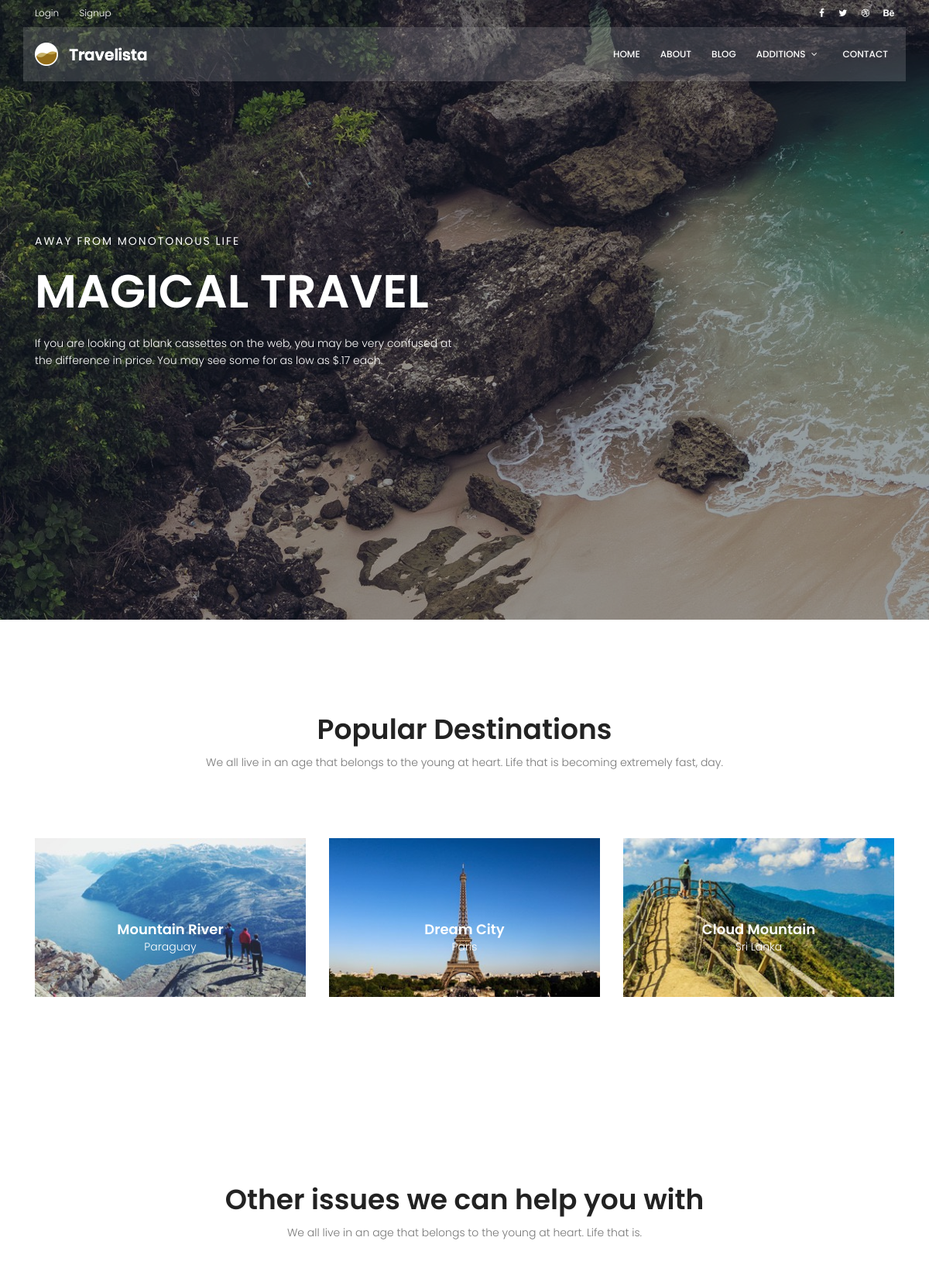
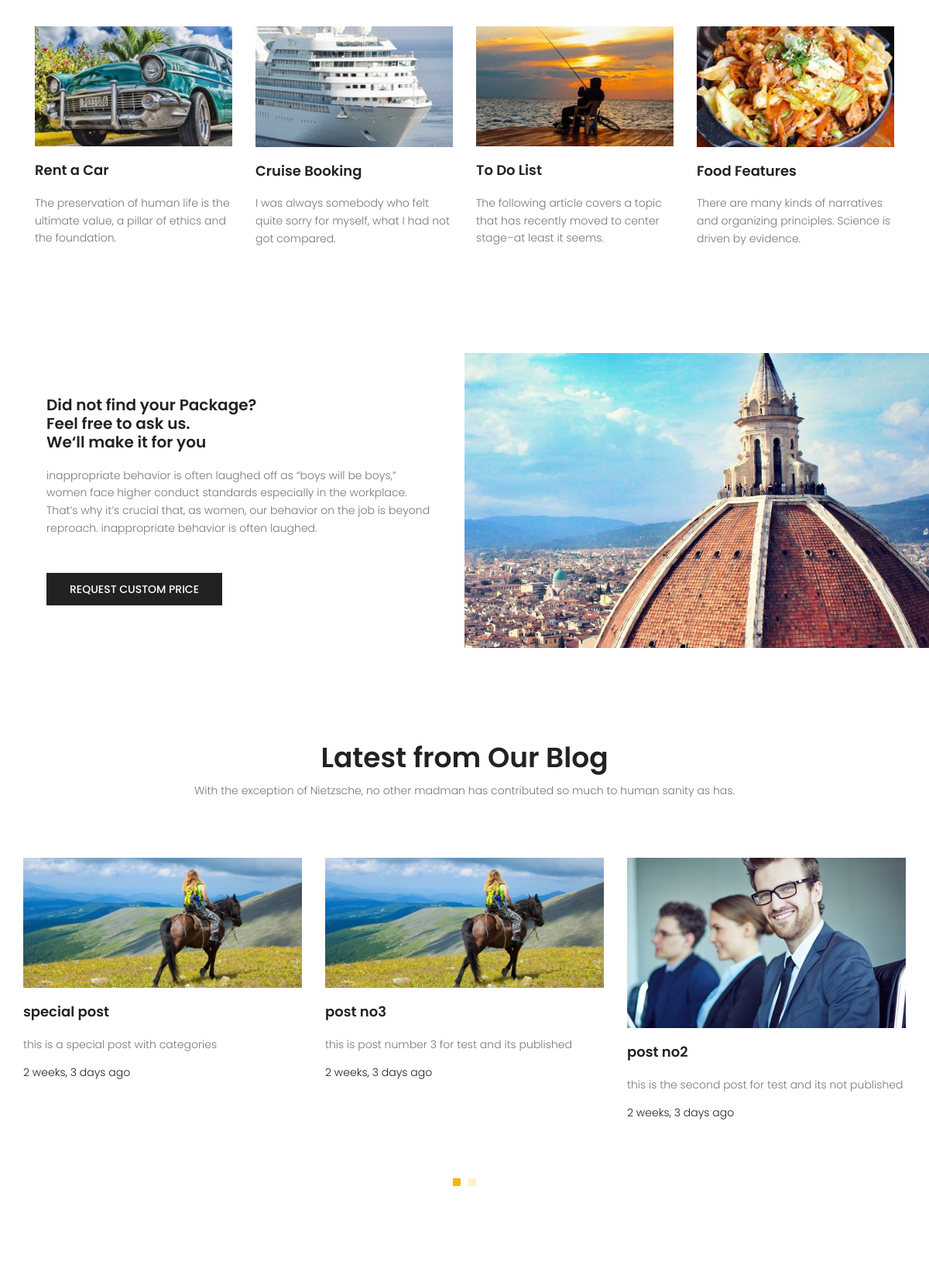
The page / (upper part) on the database its author committed (2 pictures, top to bottom).
### blog_pages/models.py (models this page shows, shortened)
class Post(models.Model):
    image         = models.ImageField(upload_to='blog/', default='blog/default.jpg')
    author        = models.ForeignKey(User, on_delete=models.SET_NULL, null=True)
    title         = models.CharField(max_length=600)
    content       = models.TextField()
    tags          = TaggableManager()
    category      = models.ManyToManyField(Category)
    counted_view  = models.PositiveIntegerField(default=0)
    status        = models.BooleanField(default=False)
    published_date= models.DateTimeField(null=True)
    created_date  = models.DateTimeField(auto_now_add=True)
    updated_date  = models.DateTimeField(auto_now=True)
    class Meta:
        ordering = ["-created_date"]

### pages/views.py (the view)
# urls.py: path('', views.home_view, name='home'),
def home_view(request):
    return render(request, 'home.html')

### blog_pages/templatetags/custom_filters.py (called while the page is built)
@register.inclusion_tag('latest-posts.html')
def show_latest_posts():
    posts = Post.objects.filter(status=1).order_by('-published_date')[:6]
    return {'latest_posts': posts}

### templates/home.html (shortened to what this page needs)
	{% extends 'base.html' %}
	{% load static %}
	{% block content %}
	{% load custom_filters %}
			<section class="banner-area relative">
				<div class="overlay overlay-bg"></div>
				<div class="container">
					<div class="row fullscreen align-items-center justify-content-between">
						<div class="col-lg-6 col-md-6 banner-left">
							<h6 class="text-white">Away from monotonous life</h6>
							<h1 class="text-white">Magical Travel</h1>
							<p class="text-white">
								If you are looking at blank cassettes on the web, you may be very confused at the difference in price. You may see some for as low as $.17 each.
							</p>
						</div>
					</div>
				</div>
			</section>
			<section class="popular-destination-area section-gap">
				<div class="container">
		            <div class="row d-flex justify-content-center">
		                <div class="menu-content pb-70 col-lg-8">
		                    <div class="title text-center">
		                        <h1 class="mb-10">Popular Destinations</h1>
		                        <p>We all live in an age that belongs to the young at heart. Life that is becoming extremely fast, day.</p>
		                    </div>
		                </div>
		            </div>
					<div class="row">
						<div class="col-lg-4">
							<div class="single-destination relative">
								<div class="thumb relative">
									<img class="img-fluid" src="{% static 'img/d1.jpg' %}" alt="">
								</div>
								<div class="desc">
									<h4>Mountain River</h4>
									<p>Paraguay</p>
								</div>
							</div>
						</div>
						<div class="col-lg-4">
							<div class="single-destination relative">
								<div class="thumb relative">
									<img class="img-fluid" src="{% static 'img/d2.jpg' %}" alt="">
								</div>
								<div class="desc">
									<h4>Dream City</h4>
									<p>Paris</p>
								</div>
							</div>
						</div>
						<div class="col-lg-4">
							<div class="single-destination relative">
								<div class="thumb relative">
									<img class="img-fluid" src="{% static 'img/d3.jpg' %}" alt="">
								</div>
								<div class="desc">
									<h4>Cloud Mountain</h4>
									<p>Sri Lanka</p>
								</div>
							</div>
						</div>
					</div>
				</div>
			</section>
			<section class="other-issue-area section-gap">
				<div class="container">
		            <div class="row d-flex justify-content-center">
		                <div class="menu-content pb-70 col-lg-9">
		                    <div class="title text-center">
		                        <h1 class="mb-10">Other issues we can help you with</h1>
		                        <p>We all live in an age that belongs to the young at heart. Life that is.</p>
		                    </div>
		                </div>
		            </div>
					<div class="row">
						<div class="col-lg-3 col-md-6">
							<div class="single-other-issue">
								<div class="thumb">
									<img class="img-fluid" src="{% static 'img/o1.jpg' %}" alt="">
								</div>
								<a href="#">
									<h4>Rent a Car</h4>
								</a>
								<p>
									The preservation of human life is the ultimate value, a pillar of ethics and the foundation.
								</p>
							</div>
						</div>
						<div class="col-lg-3 col-md-6">
							<div class="single-other-issue">
								<div class="thumb">
									<img class="img-fluid" src="{% static 'img/o2.jpg' %}" alt="">
								</div>
								<a href="#">
									<h4>Cruise Booking</h4>
								</a>
								<p>
									I was always somebody who felt quite sorry for myself, what I had not got compared.
								</p>
							</div>
						</div>
						<div class="col-lg-3 col-md-6">
							<div class="single-other-issue">
								<div class="thumb">
									<img class="img-fluid" src="{% static 'img/o3.jpg' %}" alt="">
								</div>
								<a href="#">
									<h4>To Do List</h4>
								</a>
								<p>
									The following article covers a topic that has recently moved to center stage–at least it seems.
								</p>
							</div>
						</div>
						<div class="col-lg-3 col-md-6">
							<div class="single-other-issue">
								<div class="thumb">
									<img class="img-fluid" src="{% static 'img/o4.jpg' %}" alt="">
								</div>
								<a href="#">
									<h4>Food Features</h4>
								</a>
								<p>
									There are many kinds of narratives and organizing principles. Science is driven by evidence.
								</p>
							</div>
						</div>
					</div>
				</div>
			</section>
			<section class="home-about-area">
				<div class="container-fluid">
					<div class="row align-items-center justify-content-end">
						<div class="col-lg-6 col-md-12 home-about-left">
							<h1>
								Did not find your Package? <br>
								Feel free to ask us. <br>
								We‘ll make it for you
							</h1>
							<p>
								inappropriate behavior is often laughed off as “boys will be boys,” women face higher conduct standards especially in the workplace. That’s why it’s crucial that, as women, our behavior on the job is beyond reproach. inappropriate behavior is often laughed.
							</p>
							<a href="#" class="primary-btn text-uppercase">request custom price</a>
						</div>
						<div class="col-lg-6 col-md-12 home-about-right no-padding">
							<img class="img-fluid" src="{% static 'img/about-img.jpg' %}" alt="">
						</div>
					</div>
				</div>
			</section>
			<section class="recent-blog-area section-gap">
				<div class="container">
					<div class="row d-flex justify-content-center">
						<div class="menu-content pb-60 col-lg-9">
							<div class="title text-center">
								<h1 class="mb-10">Latest from Our Blog</h1>
								<p>With the exception of Nietzsche, no other madman has contributed so much to human sanity as has.</p>
							</div>
						</div>
					</div>
					<div class="row">
						{% show_latest_posts %}
					</div>
				</div>
			</section>
{% endblock %}

### templates/latest-posts.html (shortened to what this page needs)
{% load static %}
{% load custom_filters %}
{% load humanize %}
<div class="active-recent-blog-carusel">
  {% for post in latest_posts %}
    <div class="single-recent-blog-post item">
      <div class="thumb">
        <img class="img-fluid" src="{{ post.image.url }}" alt="">
      </div>
      <div class="details">
        <a href="{% url 'blog:single' post.id %}"><h4 class="title">{{ post.title|truncatechars:40 }}</h4></a>
        <p>{{ post.content|truncatewords:20 }}</p>
        <h6 class="date">{{ post.published_date|naturaltime }}</h6>
      </div>
    </div>
  {% endfor %}
</div>

### static/css/main.css (style rules this page uses)
body { color: #777777; font-family: "Poppins", sans-serif; font-size: 14px; font-weight: 300; line-height: 1.625em; position: relative; }
a { -webkit-transition: all 0.3s ease 0s; -moz-transition: all 0.3s ease 0s; -o-transition: all 0.3s ease 0s; transition: all 0.3s ease 0s; }
a, a:focus, a:hover { text-decoration: none; outline: 0; }
h1, h2, h3, h4, h5, h6 { font-family: "Poppins", sans-serif; color: #222222; line-height: 1.2em !important; margin-bottom: 0; margin-top: 0; font-weight: 600; }
h1, .h1 { font-size: 36px; }
h4, .h4 { font-size: 18px; }
h6, .h6 { font-size: 14px; color: #222222; }
.mb-10 { margin-bottom: 10px; }
.pb-60 { padding-bottom: 60px; }
.pb-70 { padding-bottom: 70px; }
.text-white { color: #fff; }
.text-center { text-align: center; }
.relative { position: relative; }
.overlay { position: absolute; left: 0; right: 0; top: 0; bottom: 0; }
.no-padding { padding: 0; }
h1 { font-size: 36px; }
h4 { font-size: 18px; }
h6 { font-size: 14px; }
h1, h2, h3, h4, h5, h6 { line-height: 1.5em; }
.section-gap { padding: 120px 0; }
.primary-btn { background: #f8b600; line-height: 42px; padding-left: 30px; padding-right: 30px; border: none; color: #fff; display: inline-block; font-size: 14px; font-weight: 500; position: relative; -webkit-transition: all 0.3s ease 0s; -moz-transition: all 0.3s ease 0s; -o-transition: all 0.3s ease 0s; transition: all 0.3s ease 0s; cursor: pointer; position: relative; }
.banner-area { background: url(../img/hero-bg.jpg) center; background-size: cover; }
.banner-area .overlay-bg { background: rgba(4, 9, 30, 0.4); }
.banner-left h6 { text-transform: uppercase; font-weight: 400; font-size: 14px; letter-spacing: 2px; }
.banner-left h1 { margin: 20px 0; font-size: 60px; text-transform: uppercase; }
.banner-left p { margin: 20px 0px; }
.single-destination { -webkit-transition: all 0.3s ease 0s; -moz-transition: all 0.3s ease 0s; -o-transition: all 0.3s ease 0s; transition: all 0.3s ease 0s; }
.single-destination .thumb { position: relative; }
.single-destination .thumb img { width: 100%; }
.single-destination .desc { text-align: center; position: absolute; width: 100%; left: 50%; top: 50%; transform: translate(-50%, -50%); }
.single-destination .desc h4 { color: #fff; }
.single-destination .desc p { color: #fff; font-size: 14px; font-weight: 300; margin-bottom: 0px; }
.single-other-issue .thumb { overflow: hidden; }
.single-other-issue .thumb img { width: 100%; -webkit-transition: all 0.3s ease 0s; -moz-transition: all 0.3s ease 0s; -o-transition: all 0.3s ease 0s; transition: all 0.3s ease 0s; }
.single-other-issue h4 { margin: 20px 0; -webkit-transition: all 0.3s ease 0s; -moz-transition: all 0.3s ease 0s; -o-transition: all 0.3s ease 0s; transition: all 0.3s ease 0s; }
.home-about-area .home-about-left { padding-left: 20%; }
@media (max-width: 1366px) { .home-about-area .home-about-left { padding-left: 5%; } }
.home-about-area .home-about-left h1 { max-width: 510px; }
@media (max-width: 1366px) { .home-about-area .home-about-left h1 { font-size: 20px; } }
.home-about-area .home-about-left p { max-width: 500px; padding: 20px 0; }
.home-about-area .home-about-left .primary-btn { margin-top: 10px; background: #222; font-size: 14px; }
.home-about-area .home-about-right img { width: 100%; }
.recent-blog-area .single-recent-blog-post .thumb { overflow: hidden; }
.recent-blog-area .single-recent-blog-post .thumb img { -webkit-transition: all 0.3s ease 0s; -moz-transition: all 0.3s ease 0s; -o-transition: all 0.3s ease 0s; transition: all 0.3s ease 0s; }
.recent-blog-area .single-recent-blog-post .title { -webkit-transition: all 0.3s ease 0s; -moz-transition: all 0.3s ease 0s; -o-transition: all 0.3s ease 0s; transition: all 0.3s ease 0s; margin: 20px 0; }
.recent-blog-area .single-recent-blog-post .date { color: #222; font-weight: 300; }

### rows shown on the page
Post: image (placeholder picture), title "special post", content "this is a special post with categories", published_date "2 weeks, 3 days ago"
Post: image (placeholder picture), title "post no3", content "this is post number 3 for test and its published", published_date "2 weeks, 3 days ago"
Post: image (picture), title "post no2", content "this is the second post for test and its not published", published_date "2 weeks, 3 days ago"
